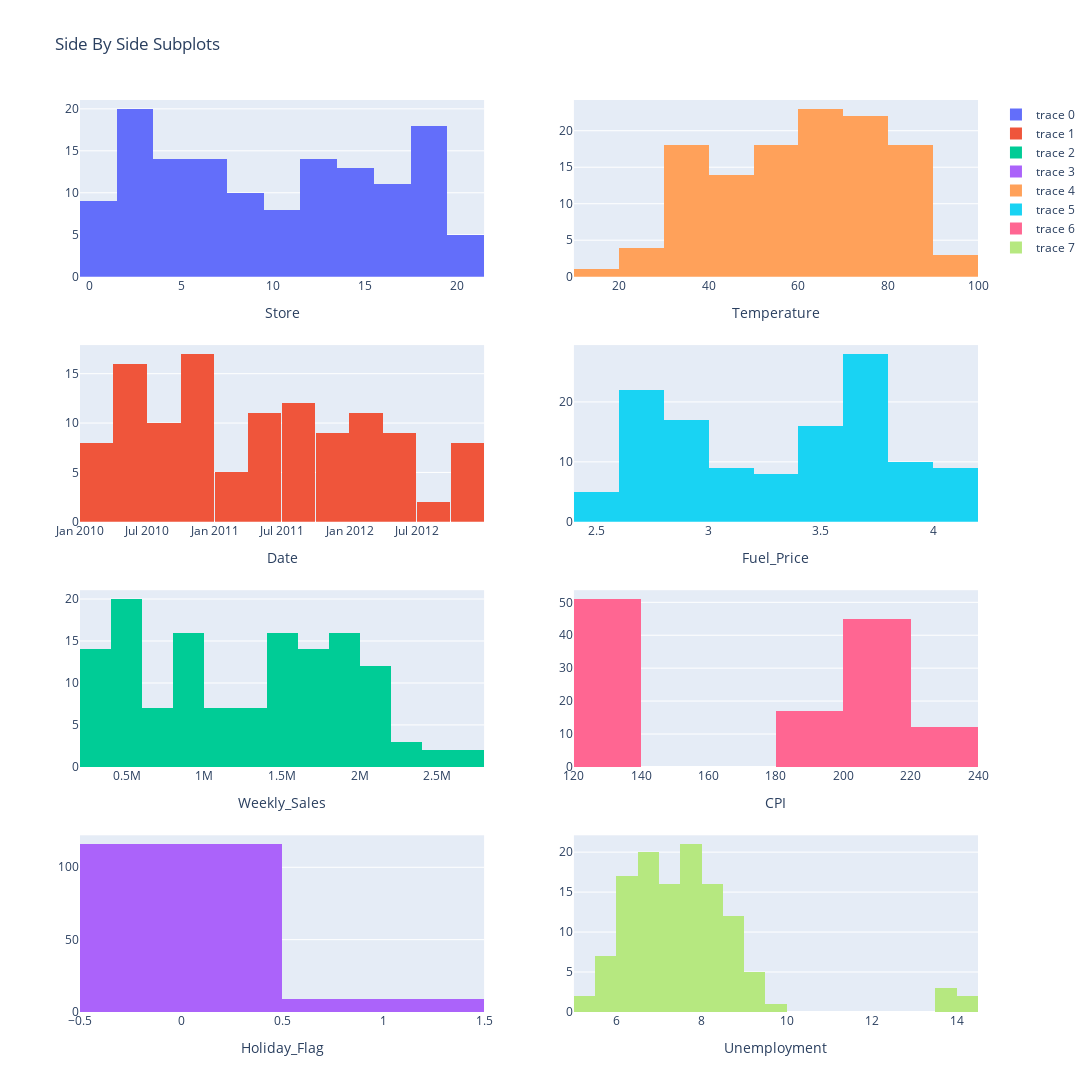

The notebook cell saved with this chart:
### Code cell
from plotly.subplots import make_subplots
import plotly.graph_objects as go

fig = make_subplots(rows=4, cols=2)
row=1
coln = 1 
for col in df.columns:
    fig.add_trace(
        go.Histogram(x=df[col]),
    row=row, col=coln)
    fig.update_xaxes(title_text=col, row=row, col=coln)
    if row%4==0:
        row=0
        coln+=1
    row+=1
fig.update_layout(height=1500, width=1200, title_text="Side By Side Subplots")    
fig.show()

### Figure 1 — Plotly figure (JSON) as saved in the notebook; plotly's stock layout.template omitted (floating-point values rounded to 4 significant figures; data arrays with more than 128 entries replaced by an {"elided": "..."} marker saying what was removed)
{"data": [{"type": "histogram", "x": {"elided": "136 int values"}, "xaxis": "x", "yaxis": "y"}, {"type": "histogram", "x": {"elided": "136 str values"}, "xaxis": "x3", "yaxis": "y3"}, {"type": "histogram", "x": {"elided": "136 float values"}, "xaxis": "x5", "yaxis": "y5"}, {"type": "histogram", "x": {"elided": "136 int values"}, "xaxis": "x7", "yaxis": "y7"}, {"type": "histogram", "x": {"elided": "136 float values"}, "xaxis": "x2", "yaxis": "y2"}, {"type": "histogram", "x": {"elided": "136 float values"}, "xaxis": "x4", "yaxis": "y4"}, {"type": "histogram", "x": {"elided": "136 float values"}, "xaxis": "x6", "yaxis": "y6"}, {"type": "histogram", "x": {"elided": "136 float values"}, "xaxis": "x8", "yaxis": "y8"}], "layout": {"height": 1500, "title": {"text": "Side By Side Subplots"}, "width": 1200, "xaxis": {"anchor": "y", "autorange": true, "domain": [0, 0.45], "range": [-0.5, 21.5], "title": {"text": "Store"}, "type": "linear"}, "xaxis2": {"anchor": "y2", "autorange": true, "domain": [0.55, 1], "range": [10, 100], "title": {"text": "Temperature"}, "type": "linear"}, "xaxis3": {"anchor": "y3", "autorange": true, "domain": [0, 0.45], "range": ["2009-12-31 06:00", "2012-12-30 18:00"], "title": {"text": "Date"}, "type": "date"}, "xaxis4": {"anchor": "y4", "autorange": true, "domain": [0.55, 1], "range": [2.4, 4.2], "title": {"text": "Fuel_Price"}, "type": "linear"}, "xaxis5": {"anchor": "y5", "autorange": true, "domain": [0, 0.45], "range": [200000, 2800000], "title": {"text": "Weekly_Sales"}, "type": "linear"}, "xaxis6": {"anchor": "y6", "autorange": true, "domain": [0.55, 1], "range": [120, 240], "title": {"text": "CPI"}, "type": "linear"}, "xaxis7": {"anchor": "y7", "autorange": true, "domain": [0, 0.45], "range": [-0.5, 1.5], "title": {"text": "Holiday_Flag"}, "type": "linear"}, "xaxis8": {"anchor": "y8", "autorange": true, "domain": [0.55, 1], "range": [5, 14.5], "title": {"text": "Unemployment"}, "type": "linear"}, "yaxis": {"anchor": "x", "autorange": true, "domain": [0.8063, 1], "range": [0, 21.05]}, "yaxis2": {"anchor": "x2", "autorange": true, "domain": [0.8063, 1], "range": [0, 24.21]}, "yaxis3": {"anchor": "x3", "autorange": true, "domain": [0.5375, 0.7312], "range": [0, 17.89]}, "yaxis4": {"anchor": "x4", "autorange": true, "domain": [0.5375, 0.7312], "range": [0, 29.47]}, "yaxis5": {"anchor": "x5", "autorange": true, "domain": [0.2687, 0.4625], "range": [0, 21.05]}, "yaxis6": {"anchor": "x6", "autorange": true, "domain": [0.2687, 0.4625], "range": [0, 53.68]}, "yaxis7": {"anchor": "x7", "autorange": true, "domain": [0, 0.1938], "range": [0, 122.1]}, "yaxis8": {"anchor": "x8", "autorange": true, "domain": [0, 0.1938], "range": [0, 22.11]}}}
